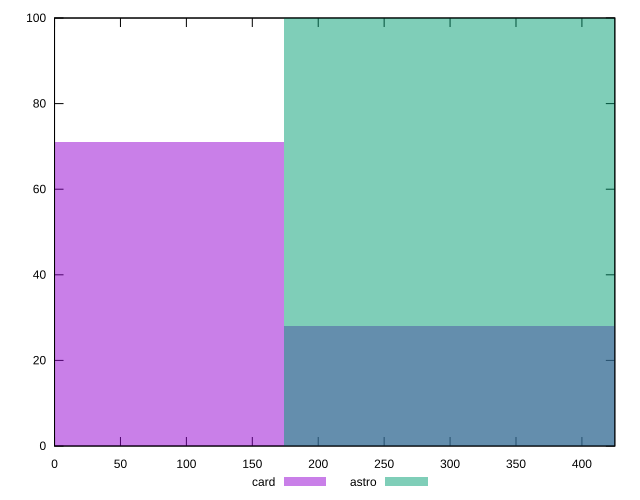

Write the gnuplot code that produced this figure.
reset

$card <<EOF
0 71
348.2097816803634 28
EOF

$astro <<EOF
348.2097816803634 100
EOF

set key outside below
set boxwidth 348.2097816803634
set xrange [0:424.95799999999997]
set yrange [0:100]
set trange [0:100]
set style fill transparent solid 0.5 noborder
set terminal svg size 640, 500 enhanced background rgb 'white'
set output "reports/report_00027_2021-02-24T12-40-31.850Z/uses-rel-preconnect/comparison/histogram/2_vs_3.svg"

plot $card title "card" with boxes, \
     $astro title "astro" with boxes

reset
